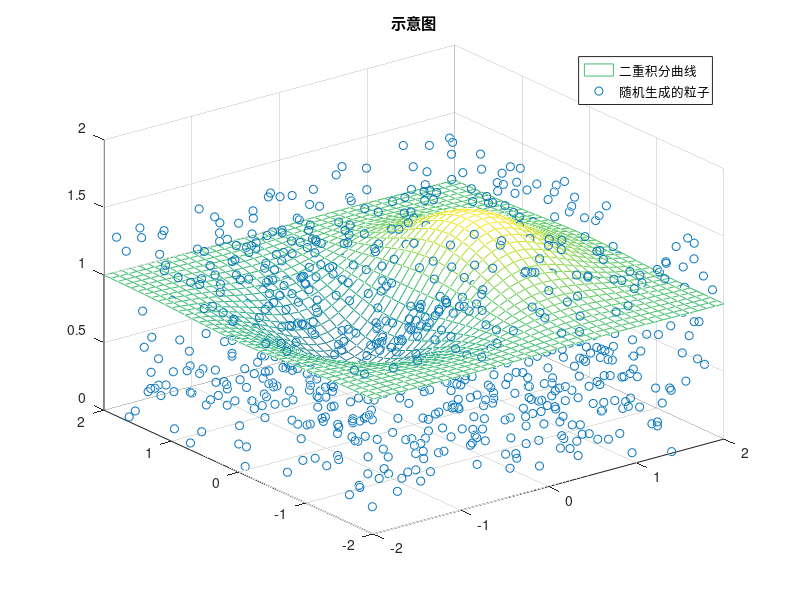

This figure's MATLAB source:
clc;clear;clf;
particles =  1000 ;
n = 0;
fun = @(x, y) 1 + x .* exp(-(x.^2 + y.^2));

x2 = unifrnd(-2,2,1,particles);
y2 = unifrnd(-2,2,1,particles);
z2 = unifrnd(0,1.5,1,particles);
for i = 1 : particles
    if z2(i)<1+x2(i)*exp(-(x2(i)^2+y2(i)^2))
        n = n+1;
    end
end
[x, y] = meshgrid(-2:0.1:2, -2:0.1:2);
z = fun(x, y);
mesh(x, y, z),hold on 
scatter3(x2, y2, z2, 'r.')
legend('二重积分曲线','随机生成的粒子'),title('示意图')

p = n/particles*1.5*4*4;
exact_value = integral2(fun, -2, 2, -2, 2);
fprintf('蒙特卡洛估计值：%f\n', p);
fprintf('精确值：%f\n', exact_value)


